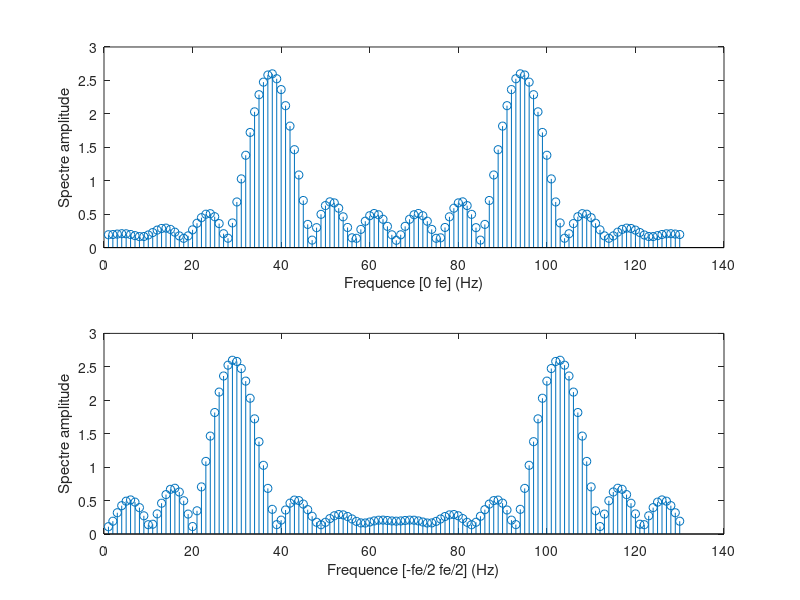

Write the MATLAB code that produced this figure.
clear
f0 =128 %Hz
fe =100 %Hz
T = 0.125 %s

A = 5
Te = 1/fe
N = round(T / Te)
t = (0:1:N-1)*Te %vecteur de temps associé

xt = A*cos(2*pi*f0*t)

%Nfft = 2^nextpow2(length(xt))
Nfft = 10*N


spectre = fft(xt, Nfft)/N

spectre_ampl = abs(spectre)
sectre_phase = angle(spectre)

spectre_C = fftshift(spectre_ampl)

subplot(2,1,1);
stem(spectre_ampl)
xlabel("Frequence [0 fe] (Hz)")
ylabel("Spectre amplitude")

subplot(2,1,2); 
stem(spectre_C)
xlabel("Frequence [-fe/2 fe/2] (Hz)")
ylabel("Spectre amplitude")





%axis([0 100 -10 10]);
